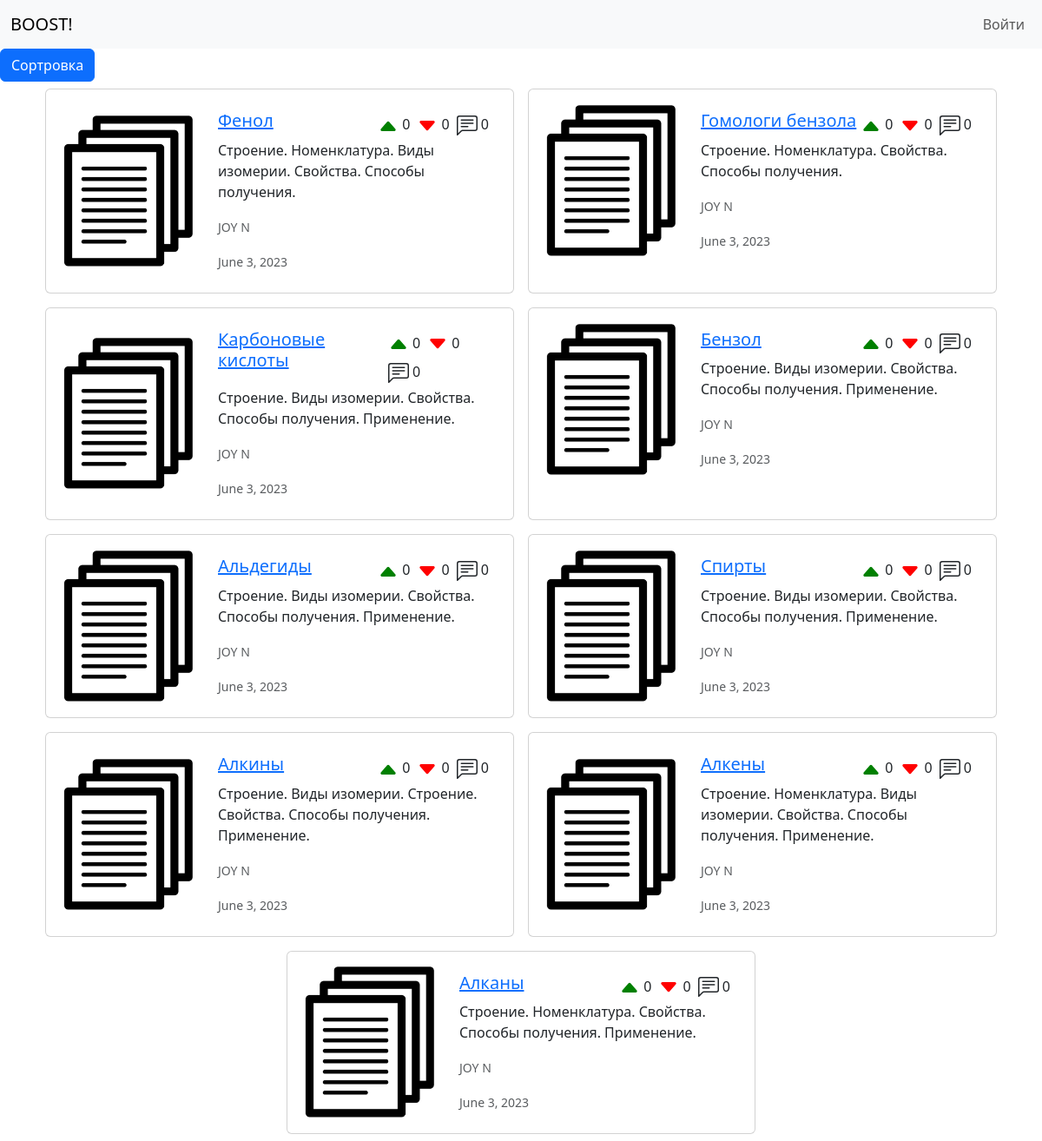
The app's page /, older data.
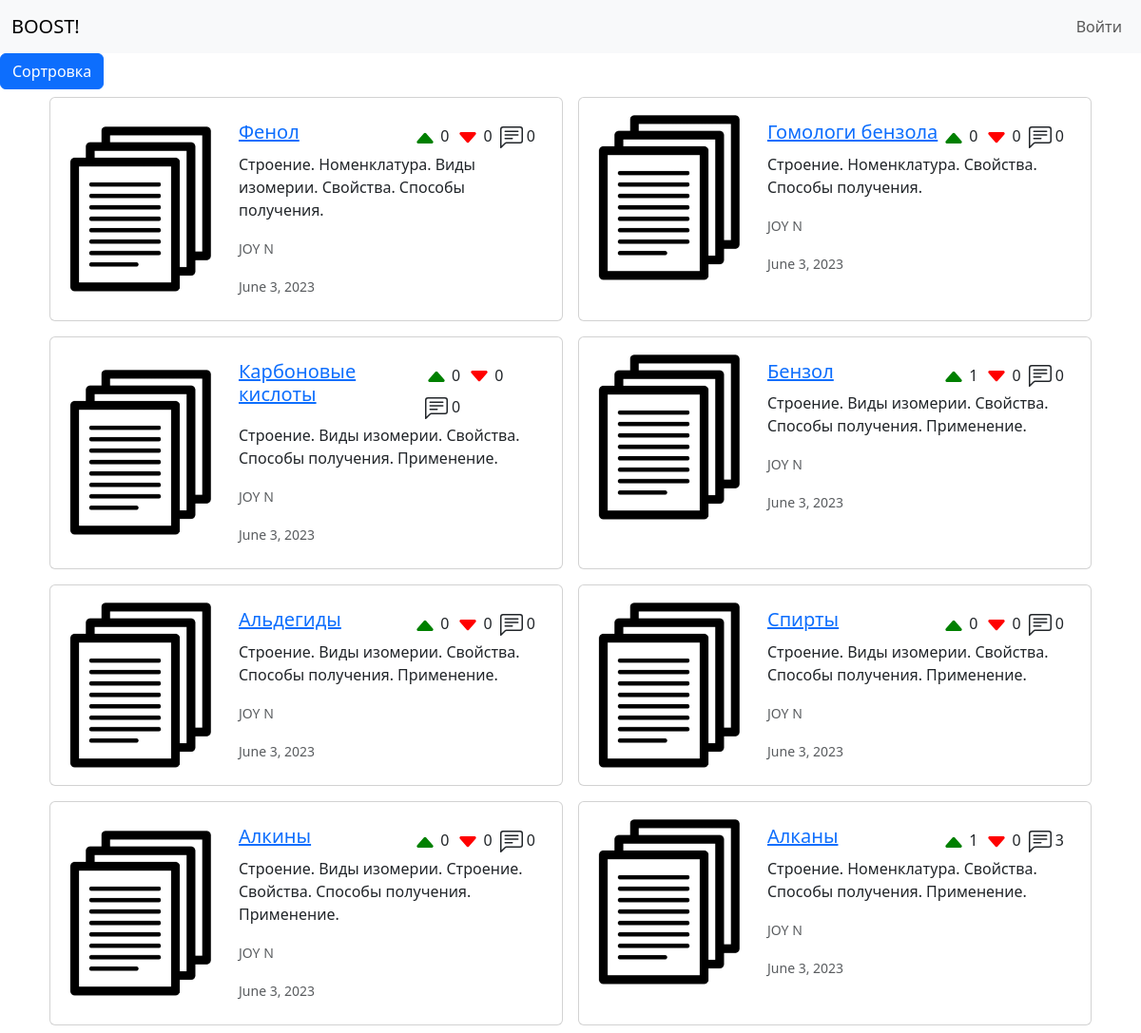
The same page, newer data.
### app/models.py (models this page shows, shortened)
class Doc (models.Model):
    title = models.CharField(max_length=255)
    description = models.CharField(max_length=511, blank=True)
    link = models.URLField(max_length=255, unique=True)
    path = models.CharField(max_length=127)
    preview = models.ImageField(
        upload_to='media/',
        blank=False,
        default='media/default_images/default_document.png'
    )
    likes = models.IntegerField(default=0)
    dislikes = models.IntegerField(default=0)
    comments = models.IntegerField(default=0)
    studies = models.ManyToManyField(Study)
    subjects = models.ManyToManyField(Subject)
    author = models.ForeignKey(User, on_delete=models.CASCADE)
    date = models.DateField()

### accounts/models.py (models this page shows, shortened)
class User (AbstractBaseUser):
    objects = UserManager()
    email = models.EmailField(
        verbose_name='email address',
        max_length=255,
        unique=True
    )
    username = models.CharField(
        verbose_name='username',
        max_length=30,
        unique=True
    )
    avatar = models.ImageField(
        verbose_name='Avatar',
        default='media/default_images/default_avatar.png',
        upload_to='media/',
        blank=False,
    )
    first_name = models.CharField(
        verbose_name='first name',
        max_length=30
    )
    last_name = models.CharField(
        verbose_name='last name',
        max_length=30
    )
    bookmarks = models.ManyToManyField(
        Doc,
        blank=True
    )
    is_active = models.BooleanField(default=True)
    staff = models.BooleanField(default=False)
    admin = models.BooleanField(default=False)
    USERNAME_FIELD = 'email'
    REQUIRED_FIELDS = ['username', 'first_name', 'last_name']
    def __str__(self):
        return f'{self.last_name} {self.first_name}'

### app/views.py (the view)
# urls.py: path('', views.index),
def index(request):
    context = {}
    sort_types = ['-likes', '-dislikes', 'date', '-date']
    if request.GET.get('drop'):
        return redirect('/')
    studies = list(request.GET.getlist('studies'))
    subjects = list(request.GET.getlist('subjects'))
    sort_type_get = request.GET.get('sort_type')
    if sort_type_get:
        sort_type = sort_types[int(sort_type_get)-1]
    else:
        sort_type = '-pk'
    query_studies = Q()
    query_subjects = Q()
    if subjects:
        query_subjects = Q(subjects__in=subjects)
    if studies:
        query_studies = Q(studies__in=studies)
    docs = Doc.objects.filter(
        query_subjects & query_studies
    ).order_by(sort_type)
    context['form'] = TagsSortForm(
        initial={
            'studies': studies,
            'sort_type': sort_type_get,
            'subjects': subjects,
        }
    )
    context['docs'] = docs
    return render(request, 'main.html', context)

### app/tags.py (called while the page is built)
    def __str__(self):
        return self.name

    def __str__(self):
        return self.level

### app/templates/main.html (shortened to what this page needs)
<!DOCTYPE html>
{% load static %}
<html lang="en">
<head>
        <link href="https://cdn.jsdelivr.net/npm/bootstrap@5.3.0/dist/css/bootstrap.min.css"
              rel="stylesheet"
>
</head>
<body>
    <header>
      {% include 'menu.html' %}
    </header>
<main>
    <button type="button" class="btn btn-primary" data-bs-toggle="modal" data-bs-target="#staticBackdrop">
        Сортровка
      </button>
  <section class="d-flex justify-content-center flex-wrap">
    {% for doc in docs %}
        <div class="card m-2 p-2" style="max-width: 540px;">
            <div class="row g-0">
            <div class="col-md-4 align-self-center">
                <img src="{{doc.preview.url}}" class="img-fluid rounded-start" alt="">
            </div>
                <div class="col-md-8">
                    <div class="card-body">
                        <div class="d-flex justify-content-between">
                            <a href="/document{{doc.pk}}">
                            <h5 class="card-title">{{doc.title}}</h5>
                            </a>
                            <div class="d-flex flex-wrap">
                                <p class="m-1">{% include 'note_icons/caret_up_fill.html' %} {{doc.likes}}</p>
                                <p class="m-1">{% include 'note_icons/caret_down_fill.html' %} {{doc.dislikes}}</p>
                                <p class="m-1">{% include 'note_icons/comment.html' %} {{doc.comments}}</p>
                            </div>
                        </div>
                            <p class="card-text">{{doc.description}}</p>
                            <p class="card-text"><small class="text-body-secondary">{{doc.author}}</small></p>
                            <p class="card-text"><small class="text-body-secondary">{{doc.date}}</small></p>
                        </div>
                    </div>
                </div>
            </div>
    {% endfor %}
</section>
</main>
</body>
</html>

### app/templates/note_icons/caret_up_fill.html
<svg xmlns="http://www.w3.org/2000/svg" width="24" height="24" fill="currentColor" class="bi bi-caret-up-fill" viewBox="0 0 16 16">
  <g color="green">
    <path d="m7.247 4.86-4.796 5.481c-.566.647-.106 1.659.753 1.659h9.592a1 1 0 0 0 .753-1.659l-4.796-5.48a1 1 0 0 0-1.506 0z"/>
  </g>
</svg>

### app/templates/note_icons/caret_down_fill.html
<svg xmlns="http://www.w3.org/2000/svg" width="24" height="24" fill="currentColor" class="bi bi-caret-down-fill" viewBox="0 0 16 16">
  <g color="red">
    <path d="M7.247 11.14 2.451 5.658C1.885 5.013 2.345 4 3.204 4h9.592a1 1 0 0 1 .753 1.659l-4.796 5.48a1 1 0 0 1-1.506 0z"/>
  </g>
</svg>

Row changes from the older to the newer data that the page shows:
removed Doc: preview (placeholder picture), title "Алкены", likes "0", dislikes "0", comments "0", description "Строение. Номенклатура. Виды изомерии. Свойства. Способы получения. Применение.", author "JOY N", date "June 3, 2023"
changed Doc "Бензол": likes "0" → "1"
changed Doc "Алканы": likes "0" → "1"; comments "0" → "3"
